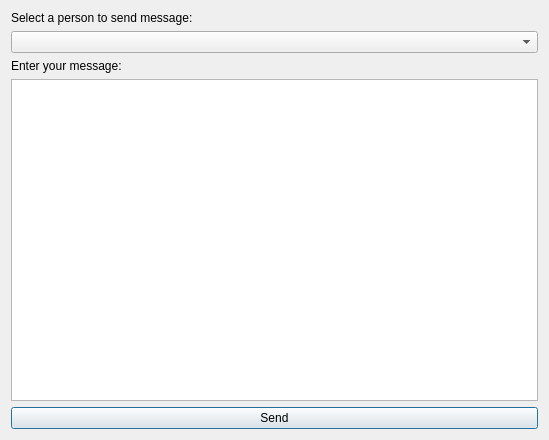
<?xml version="1.0" encoding="UTF-8"?>
<ui version="4.0">
 <class>pMessage</class>
 <widget class="QDialog" name="pMessage">
  <property name="geometry">
   <rect>
    <x>0</x>
    <y>0</y>
    <width>549</width>
    <height>440</height>
   </rect>
  </property>
  <property name="windowTitle">
   <string>Personal Message</string>
  </property>
  <layout class="QGridLayout" name="gridLayout">
   <item row="3" column="0">
    <widget class="QPlainTextEdit" name="plainTextEdit"/>
   </item>
   <item row="4" column="0">
    <widget class="QPushButton" name="pushButton">
     <property name="text">
      <string>Send</string>
     </property>
    </widget>
   </item>
   <item row="1" column="0">
    <widget class="QComboBox" name="comboBox"/>
   </item>
   <item row="2" column="0">
    <widget class="QLabel" name="label">
     <property name="text">
      <string>Enter your message:</string>
     </property>
    </widget>
   </item>
   <item row="0" column="0">
    <widget class="QLabel" name="label_2">
     <property name="text">
      <string>Select a person to send message:</string>
     </property>
    </widget>
   </item>
  </layout>
 </widget>
 <resources/>
 <connections/>
</ui>
